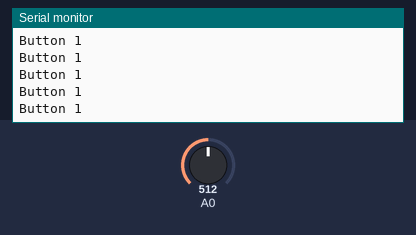
A sketch run on a simulated Arduino Mega 2560, built with avr-gcc and run on an emulated ATmega2560. Parts: the last lines printed to the serial monitor. Inputs (shaded band) come from the test bench; at power-on: A0 = 512.

Above: at 1.2 s.
1.3 s: A0 set to 490
At 1.8 s:
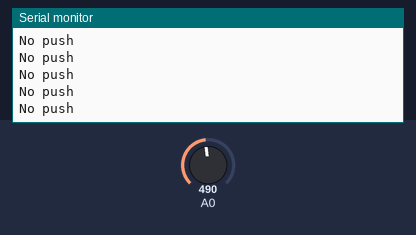
3.2 s: A0 set to 510
At 4.2 s:
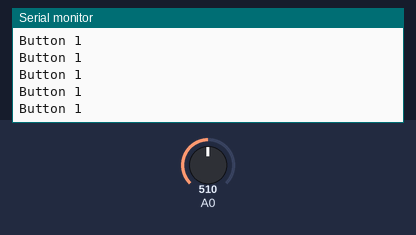
6.2 s: A0 set to 306
At 7.2 s:
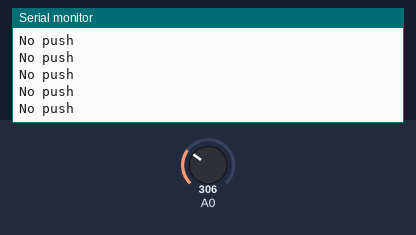

Measured:
- the behaviour switches between 501 and 500 on A0 (found by bisection; images 0 and 1)
- after the input at 1.3 s, the serial monitor: prints a new line after 0.07 s (image 1)

The sketch:

Buttons_on_OneAnalogPin.ino
```cpp
    /*******************************************************************************
     * Project  : Four button on One analogpin                                     *
     * Compiler : Arduino 1.0.2                                                    *
     * Board    : Arduino Mega 2560                                                *
     * Shield   :                                                                  *
     * Module   :                                                                  *
     * Material : 4 button                                                         *
     *          : 1k ohm x 4                                                       *
     * Author   : Bavensky :3                                                      *
     * E-Mail   : Aphirak_Sang-ngenchai@hotmail.com                                *
     * Date     : 27/07/2014 [dd/mm/yyyy]                                          *
    *******************************************************************************/
  void setup()
    {
      Serial.begin(9600);
    }

  void loop()
  {
    int sensorValue = analogRead(A0);
    if(sensorValue > 500 && sensorValue < 600)        //  analogread 509
    {
       Serial.println("Button 1");
    }
    else if(sensorValue > 600 && sensorValue < 700)    //  analogread 681
    {
       Serial.println("Button 2");
    }
    else if(sensorValue > 700 && sensorValue < 800)    //  analogread 767
    {
       Serial.println("Button 3");
    }
    else if(sensorValue > 800 && sensorValue < 900)    //  analogread 818
    {
       Serial.println("Button 4");
    }
    else
    {
      Serial.println("No push");
    }
    delay(2);
  }
```
